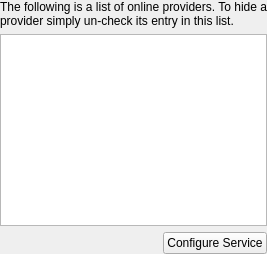
<?xml version="1.0" encoding="UTF-8"?>
<ui version="4.0">
 <class>OnlineSettings</class>
 <widget class="QWidget" name="Form">
  <layout class="QGridLayout" name="layout">
   <property name="margin">
    <number>0</number>
   </property>
   <item row="0" column="0" colspan="2">
    <widget class="QLabel" name="label">
     <property name="text">
      <string>The following is a list of online providers. To hide a provider simply un-check its entry in this list.</string>
     </property>
     <property name="wordWrap">
      <bool>true</bool>
     </property>
    </widget>
   </item>
   <item row="1" column="0" colspan="2">
    <widget class="QListWidget" name="providers"/>
   </item>
   <item row="2" column="0">
    <spacer name="spacer">
     <property name="orientation">
      <enum>Qt::Horizontal</enum>
     </property>
     <property name="sizeType">
      <enum>QSizePolicy::MinimumExpanding</enum>
     </property>
     <property name="sizeHint" stdset="0">
      <size>
       <width>0</width>
       <height>0</height>
      </size>
     </property>
    </spacer>
   </item>
   <item row="2" column="1">
    <widget class="QPushButton" name="configureButton">
     <property name="sizePolicy">
      <sizepolicy hsizetype="Preferred" vsizetype="Fixed">
       <horstretch>0</horstretch>
       <verstretch>0</verstretch>
      </sizepolicy>
     </property>
     <property name="text">
      <string>Configure Service</string>
     </property>
    </widget>
   </item>
  </layout>
 </widget>
 <resources/>
 <connections/>
</ui>
